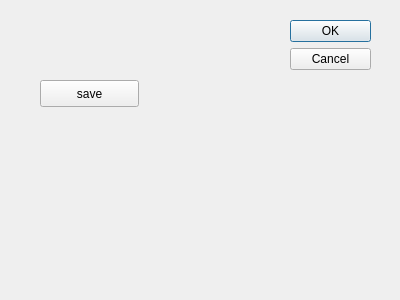
<?xml version="1.0" encoding="UTF-8"?>
<ui version="4.0">
 <class>save</class>
 <widget class="QDialog" name="save">
  <property name="geometry">
   <rect>
    <x>0</x>
    <y>0</y>
    <width>400</width>
    <height>300</height>
   </rect>
  </property>
  <property name="windowTitle">
   <string>Dialog</string>
  </property>
  <widget class="QDialogButtonBox" name="buttonBox">
   <property name="geometry">
    <rect>
     <x>290</x>
     <y>20</y>
     <width>81</width>
     <height>241</height>
    </rect>
   </property>
   <property name="orientation">
    <enum>Qt::Vertical</enum>
   </property>
   <property name="standardButtons">
    <set>QDialogButtonBox::Cancel|QDialogButtonBox::Ok</set>
   </property>
  </widget>
  <widget class="QPushButton" name="pushButton">
   <property name="geometry">
    <rect>
     <x>40</x>
     <y>80</y>
     <width>99</width>
     <height>27</height>
    </rect>
   </property>
   <property name="text">
    <string>save</string>
   </property>
  </widget>
 </widget>
 <resources/>
 <connections>
  <connection>
   <sender>buttonBox</sender>
   <signal>accepted()</signal>
   <receiver>save</receiver>
   <slot>accept()</slot>
   <hints>
    <hint type="sourcelabel">
     <x>248</x>
     <y>254</y>
    </hint>
    <hint type="destinationlabel">
     <x>157</x>
     <y>274</y>
    </hint>
   </hints>
  </connection>
  <connection>
   <sender>buttonBox</sender>
   <signal>rejected()</signal>
   <receiver>save</receiver>
   <slot>reject()</slot>
   <hints>
    <hint type="sourcelabel">
     <x>316</x>
     <y>260</y>
    </hint>
    <hint type="destinationlabel">
     <x>286</x>
     <y>274</y>
    </hint>
   </hints>
  </connection>
 </connections>
</ui>
